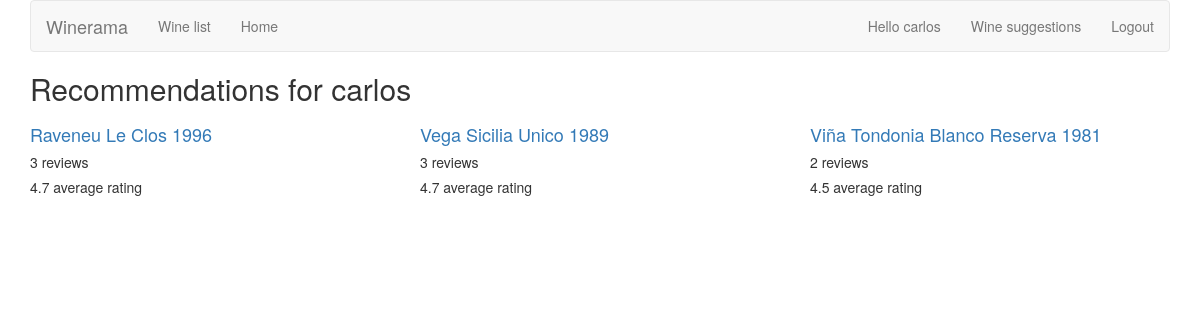
The app's page /home/recommendation/ (signed in) with its own data.
### reviews/models.py (models this page shows, shortened)
class Wine(models.Model):
    name = models.CharField(max_length=200)
    def average_rating(self):
        all_ratings = list(map(lambda x: x.rating, self.review_set.all()))
        return np.mean(all_ratings)

class Review(models.Model):
    RATING_CHOICES=(
        (1,'1'),
        (2,'2'),
        (3,'3'),
        (4,'4'),
        (5,'5'),
    )
    wine = models.ForeignKey(Wine,on_delete = models.DO_NOTHING)
    pub_date = models.DateTimeField('date published')
    user_name = models.CharField(max_length=100)
    comment = models.CharField(max_length=200)
    rating = models.IntegerField(choices=RATING_CHOICES)

### reviews/views.py (the view)
@login_required
def user_recommendation_list(request):
    user_reviews = Review.objects.filter(user_name=request.user.username).prefetch_related('wine')
    user_reviews_wine_ids = set(map(lambda x: x.wine.id, user_reviews))
    try:
        user_cluster_name = \
            User.objects.get(username=request.user.username).cluster_set.first().name
    except: # if no cluster assigned for a user, update clusters
        update_clusters()
        user_cluster_name = \
            User.objects.get(username=request.user.username).cluster_set.first().name
    user_cluster_other_members = \
        Cluster.objects.get(name=user_cluster_name).users \
            .exclude(username=request.user.username).all()
    other_members_usernames = set(map(lambda x: x.username, user_cluster_other_members))
    other_users_reviews = \
        Review.objects.filter(user_name__in=other_members_usernames) \
            .exclude(wine__id__in=user_reviews_wine_ids)
    other_users_reviews_wine_ids = set(map(lambda x: x.wine.id, other_users_reviews))
    wine_list = sorted(
        list(Wine.objects.filter(id__in=other_users_reviews_wine_ids)),
        key=lambda x: x.average_rating(),
        reverse=True
    )
    return render(
        request,
        'reviews/user_recommendation_list.html',
        {'username': request.user.username,'wine_list': wine_list}
)

### reviews/templates/reviews/user_recommendation_list.html
{% extends 'reviews/wine_list.html' %}
{% block title %}
<h2>Recommendations for {{ username }}</h2>
{% endblock %}

### reviews/templates/reviews/wine_list.html (shortened to what this page needs)
{% extends 'reviews/base.html' %}
{% block content %}
{% if wine_list %}
<div class="row">
    {% for wine in wine_list %}
    <div class="col-xs-6 col-lg-4">
        <h4><a href="{% url 'reviews:wine_detail' wine.id %}">
        {{ wine.name }}
        </a></h4>
        <h5>{{ wine.review_set.count }} reviews</h5>
        <h5>{{ wine.average_rating | floatformat }} average rating</h5>
    </div>
    {% endfor %}
</div>
{% else %}
    <p>No wines are available.</p>
{% endif %}
{% endblock %}

### reviews/templates/reviews/base.html (shortened to what this page needs)
{% load bootstrap3 %}
{% bootstrap_css %}
{% block bootstrap3_content %}
<div class="container">
    <nav class="navbar navbar-default">
        <div class="navbar-header">
            <a class="navbar-brand" href="{% url 'reviews:review_list' %}">Winerama</a>
        </div>
        <div id="navbar" class="navbar-collapse collapse">
            <ul class="nav navbar-nav">
                <li><a href="{% url 'reviews:wine_list' %}">Wine list</a></li>
                <li><a href="{% url 'reviews:review_list' %}">Home</a></li>
            </ul>
            <ul class="nav navbar-nav navbar-right">
            {% if user.is_authenticated %}
                <li><a href="{% url 'reviews:user_review_list' user.username %}">Hello {{ user.username }}</a></li>
                <li><a href="{% url 'reviews:user_recommendation_list' %}">Wine suggestions</a></li>
                <li><a href="{% url 'auth:logout' %}">Logout</a></li>
                {% else %}
                <li><a href="{% url 'auth:login' %}">Login</a></li>
                <li><a href="/accounts/register">Register</a></li>
                {% endif %}
            </ul>
        </div>
    </nav>
    <h1>{% block title %}(no title){% endblock %}</h1>
    {% block content %}(no content){% endblock %}
</div>
{% endblock %}

### records on screen
Wine: name "Raveneu Le Clos 1996", review_set.count "3", average_rating "4.7"
Wine: name "Vega Sicilia Unico 1989", review_set.count "3", average_rating "4.7"
Wine: name "Viña Tondonia Blanco Reserva 1981", review_set.count "2", average_rating "4.5"

### other values on screen
{{ user.username }} "carlos"
{{ username }} "carlos"
